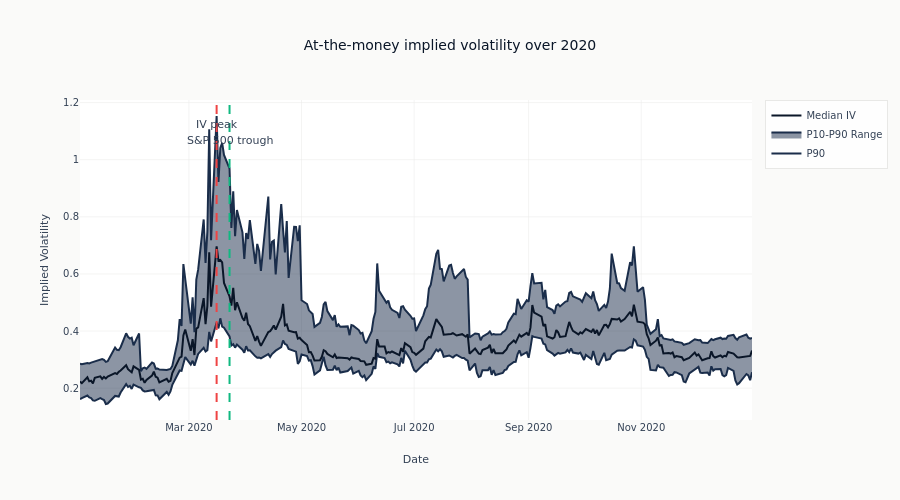

Notebook code cell kept with this figure:
### Markdown cell above
The band and the line are built in a single cell. Splitting a plotly figure across two cells
renders the half-built version as well, and a chart with no title or axis labels ships into
the notebook above the finished one.

### Code cell
fig = go.Figure()

fig.add_trace(
    go.Scatter(
        x=daily_iv["timestamp"].to_list(),
        y=daily_iv["iv_p90"].to_list(),
        fill=None,
        mode="lines",
        line_color=COLORS["slate"],
        name="P90",
    )
)
fig.add_trace(
    go.Scatter(
        x=daily_iv["timestamp"].to_list(),
        y=daily_iv["iv_p10"].to_list(),
        fill="tonexty",
        mode="lines",
        line_color=COLORS["slate"],
        name="P10-P90 Range",
    )
)
fig.add_trace(
    go.Scatter(
        x=daily_iv["timestamp"].to_list(),
        y=daily_iv["iv_median"].to_list(),
        mode="lines",
        line_color=COLORS["blue"],
        line_width=2,
        name="Median IV",
    )
)

_iv_peak_date = daily_iv.sort("iv_p90", descending=True)[0, "timestamp"]
fig.add_vline(x=_iv_peak_date, line_dash="dash", line_color=COLORS["negative"])
fig.add_vline(x=SPX_TROUGH_DATE, line_dash="dash", line_color=COLORS["positive"])
fig.add_annotation(x=_iv_peak_date, y=0.95, yref="paper", text="IV peak", showarrow=False)
fig.add_annotation(x=SPX_TROUGH_DATE, y=0.90, yref="paper", text="S&P 500 trough", showarrow=False)

fig.update_layout(
    title="At-the-money implied volatility over 2020",
    xaxis_title="Date",
    yaxis_title="Implied Volatility",
    height=500,
)
show_plotly_with_alt(
    fig,
    "A time series across 2020 of the median at-the-money implied volatility across the eight underlyings, drawn as a line inside a shaded band running from the tenth to the ninetieth percentile. The band is narrow and low through January and February, jumps to several times its previous width and height in March, and narrows and falls gradually through the rest of the year without returning to where it started. Two dashed vertical lines mark dates in March.",
)

### Figure 1 — Plotly figure (JSON) as saved in the notebook; plotly's stock layout.template omitted (floating-point values rounded to 4 significant figures; data arrays with more than 128 entries replaced by an {"elided": "..."} marker saying what was removed)
{"data": [{"line": {"color": "#1a2d4a"}, "mode": "lines", "name": "P90", "type": "scatter", "x": {"elided": "253 str values"}, "y": {"elided": "253 float values"}}, {"fill": "tonexty", "line": {"color": "#1a2d4a"}, "mode": "lines", "name": "P10-P90 Range", "type": "scatter", "x": {"elided": "253 str values"}, "y": {"elided": "253 float values"}}, {"line": {"color": "#0a1628", "width": 2}, "mode": "lines", "name": "Median IV", "type": "scatter", "x": {"elided": "253 str values"}, "y": {"elided": "253 float values"}}], "layout": {"annotations": [{"showarrow": false, "text": "IV peak", "x": "2020-03-16", "y": 0.95, "yref": "paper"}, {"showarrow": false, "text": "S&P 500 trough", "x": "2020-03-23", "y": 0.9, "yref": "paper"}], "height": 500, "shapes": [{"line": {"color": "#ef4444", "dash": "dash"}, "type": "line", "x0": "2020-03-16", "x1": "2020-03-16", "xref": "x", "y0": 0, "y1": 1, "yref": "y domain"}, {"line": {"color": "#10b981", "dash": "dash"}, "type": "line", "x0": "2020-03-23", "x1": "2020-03-23", "xref": "x", "y0": 0, "y1": 1, "yref": "y domain"}], "title": {"text": "At-the-money implied volatility over 2020"}, "xaxis": {"title": {"text": "Date"}}, "yaxis": {"title": {"text": "Implied Volatility"}}}}
